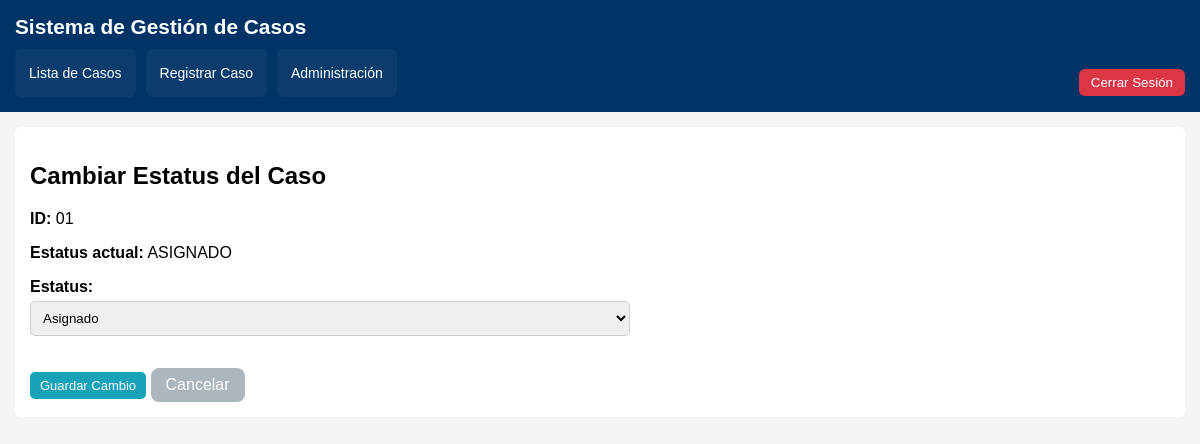
Screenshot of /casos/cambiar-estatus/2/ (signed in) with the database file from the repository.
### casos/models.py (models this page shows)
class Caso(models.Model):
    id_caso = models.CharField(max_length=50)
    nro_expediente = models.CharField(max_length=50)
    investigador = models.ForeignKey(
        'usuarios.Usuario',
        on_delete=models.SET_NULL,
        null=True,
        blank=True
    )
    fecha_inicio = models.DateField()
    fecha_creacion = models.DateTimeField(auto_now_add=True)
    dias = models.IntegerField()
    mes = models.CharField(max_length=20)
    movil_afectado = models.CharField(max_length=100)
    TIPOS_CASO = [
    ('GESTION', 'Gestión'),
    ('RECLAMO', 'Reclamo'),
    ('CASO', 'Caso'),
    ]
    tipo_caso = models.CharField(
        max_length=20,
        choices=TIPOS_CASO
    )
    tipo_irregularidad = models.CharField(max_length=100)
    subtipo_irregularidad = models.CharField(max_length=100)
    objetivo_agraviado = models.CharField(max_length=200)
    incidencia = models.TextField()
    duracion_dias = models.IntegerField()
    descripcion_modus_operandi = models.TextField()
    area_apoyo = models.CharField(max_length=200)
    deteccion_procedencia = models.TextField()
    diagnostico = models.TextField()
    actuaciones = models.TextField()
    conclusiones = models.TextField()
    observaciones = models.TextField()
    soporte = models.FileField(
        upload_to='soportes/',
        validators=[
            FileExtensionValidator(
                allowed_extensions=['pdf', 'jpg', 'jpeg', 'png']
            )
        ],
        blank=True,
        null=True
    )
    ESTATUS = [
        ('ABIERTO', 'Abierto'),
        ('ASIGNADO', 'Asignado'),
        ('CERRADO', 'Cerrado'),
    ]
    estatus = models.CharField(max_length=20, choices=ESTATUS)

### casos/views.py (the view)
# urls.py: path('cambiar-estatus/<int:caso_id>/', views.cambiar_estatus, name='cambiar_estatus'),
@login_required
def cambiar_estatus(request, caso_id):
    caso = get_object_or_404(Caso, id=caso_id)
    if request.method == 'POST':
        form = CambiarEstatusForm(request.POST, instance=caso)
        if form.is_valid():
            form.save()
            return redirect('detalle_caso', caso_id=caso.id)
    else:
        form = CambiarEstatusForm(instance=caso)
    return render(request, 'casos/cambiar_estatus.html', {
        'form': form,
        'caso': caso
    })

### casos/forms.py
class CambiarEstatusForm(forms.ModelForm):
    class Meta:
        model = Caso
        fields = ['estatus']

### casos/context_processors.py (called while the page is built)
def alarmas_globales(request):
    if not request.user.is_authenticated:
        return {}
    alarmas = []
    hoy = timezone.now().date()
    if request.user.is_staff:
        sin_asignar = Caso.objects.filter(estatus='Abierto').count()
        if sin_asignar > 0:
            alarmas.append(f"Hay {sin_asignar} casos sin asignar")
    casos = Caso.objects.filter(fecha_inicio__isnull=False)
    for caso in casos:
        if hasattr(caso, 'duracion_dias') and caso.fecha_inicio and caso.duracion_dias:
            fecha_limite = caso.fecha_inicio + timedelta(days=caso.duracion_dias)
            if fecha_limite < hoy:
                alarmas.append(f"El caso {caso.id_caso} está vencido")
    return {
        'alarmas': alarmas
    }

### usuarios/models.py (called while the page is built)
    def is_admin(self):
        return self.rol == 'ADMIN' or self.is_superuser

### templates/casos/cambiar_estatus.html (shortened to what this page needs)
{% extends 'base.html' %}
{% block contenido %}
<h2>Cambiar Estatus del Caso</h2>
<p><strong>ID:</strong> {{ caso.id_caso }}</p>
<p><strong>Estatus actual:</strong> {{ caso.estatus }}</p>
<form method="post">
    {{ form.as_p }}
    <button type="submit" class="btn-accion">
        Guardar Cambio
    </button>
    <a href="{% url 'listar_casos' %}" class="btn-cancel">
        Cancelar
    </a>
</form>
{% endblock %}

### static/css/estilos.css (style rules this page uses)
* { box-sizing: border-box; }
body { font-family: Arial, sans-serif; margin: 0; background: #f4f4f4; }
form { max-width: 600px; }
label { display: block; margin-top: 15px; font-weight: bold; }
input, textarea, select { width: 100%; padding: 8px; margin-top: 5px; }
button { margin-top: 20px; padding: 10px; background: #003366; color: white; border: none; border-radius: 4px; cursor: pointer; }
input, select, textarea { width: 100%; padding: 8px; border-radius: 5px; border: 1px solid #ccc; }
a { text-decoration: none; color: inherit; }
.btn-accion { background-color: #17a2b8; color: white; padding: 6px 10px; border-radius: 5px; font-size: 13px; }
.btn-cancel { display: inline-block; margin-top: 15px; background-color: #adb5bd; color: white; padding: 8px 15px; border-radius: 8px; text-decoration: none; font-weight: 500; }

### rows the page displays
Caso: id_caso "01", estatus "ASIGNADO", estatus "Asignado"
